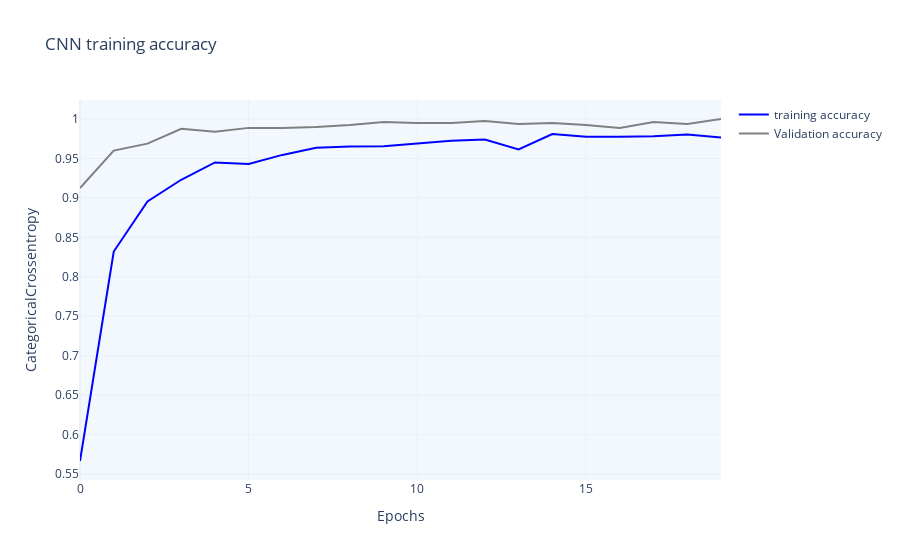

The code cell stored with this chart in its notebook:
### Markdown cell above
<a id="Visualize training&validation accuracy:"></a>
# Visualize training&validation accuracy

### Code cell
#visualize training accuracy & validation accuracy
fig = go.Figure()
epochs = 20
fig.add_trace(go.Scatter(x=np.arange(0,epochs,1),
y=history.history['categorical_accuracy'],
mode='lines',
name=f'training accuracy',
marker_size=3,
line_color='blue'))
fig.add_trace(go.Scatter(x=np.arange(0, epochs, 1),
                         y=history.history['val_categorical_accuracy'],
                         mode='lines',
                         name=f'Validation accuracy',
                         line_color='grey'))
fig.update_layout(
                  title="CNN training accuracy",
                  xaxis_title="Epochs",
                  yaxis_title=f"CategoricalCrossentropy")
                  
fig.update_layout({'plot_bgcolor': '#f2f8fd' , 
                   'paper_bgcolor': 'white',}, 
                   template='plotly_white')

### Figure 1 — Plotly figure (JSON) as saved in the notebook; plotly's stock layout.template omitted (floating-point values rounded to 4 significant figures)
{"data": [{"line": {"color": "blue"}, "marker": {"size": 3}, "mode": "lines", "name": "training accuracy", "type": "scatter", "x": [0, 1, 2, 3, 4, 5, 6, 7, 8, 9, 10, 11, 12, 13, 14, 15, 16, 17, 18, 19], "y": [0.5665, 0.832, 0.8955, 0.923, 0.945, 0.943, 0.9545, 0.9635, 0.965, 0.9655, 0.969, 0.9725, 0.974, 0.9615, 0.981, 0.9775, 0.9775, 0.978, 0.9805, 0.9765]}, {"line": {"color": "grey"}, "mode": "lines", "name": "Validation accuracy", "type": "scatter", "x": [0, 1, 2, 3, 4, 5, 6, 7, 8, 9, 10, 11, 12, 13, 14, 15, 16, 17, 18, 19], "y": [0.9125, 0.96, 0.9688, 0.9875, 0.9837, 0.9887, 0.9887, 0.99, 0.9925, 0.9962, 0.995, 0.995, 0.9975, 0.9937, 0.995, 0.9925, 0.9887, 0.9962, 0.9937, 1]}], "layout": {"paper_bgcolor": "white", "plot_bgcolor": "#f2f8fd", "title": {"text": "CNN training accuracy"}, "xaxis": {"title": {"text": "Epochs"}}, "yaxis": {"title": {"text": "CategoricalCrossentropy"}}}}
